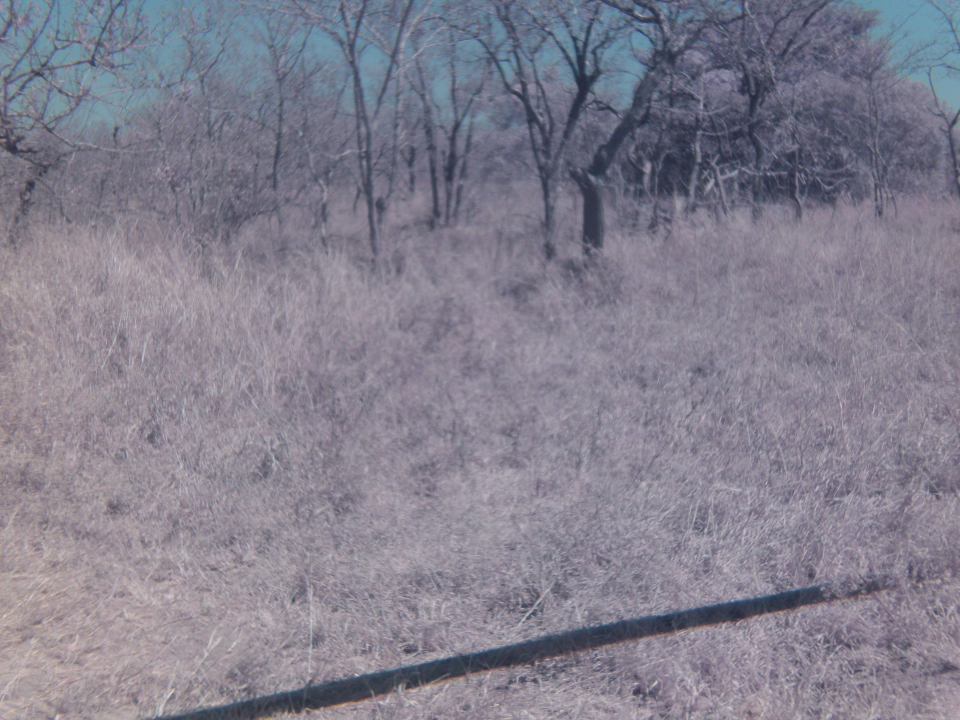
#> input picture data_test/26th/calibaration_vis_IR/26burn1/GOPR2144.JPG, 3840 x 2880 px (shown at 1/4 size); its folder holds only this picture in this run
$ python -i visible.py   (imports and definitions only)   (older library calls are emulated)
#> lines starting #> are read from the running program, lines starting #| are printed output that depends on the picture
#> further down, picture is the input picture: shape (2880, 3840, 3); mean B, G, R 142.1, 127.5, 130.8
from __future__ import print_function
from __future__ import division
from builtins import zip
from builtins import range
from builtins import object
from past.utils import old_div
import numpy as np
import matplotlib as mpl
import matplotlib.pyplot as plt
import os, sys, glob
from PIL import Image
import datetime
import pdb
import shutil
import cv2
import copy
from netCDF4 import Dataset
from skimage.segmentation import slic
from skimage import filters
from scipy import ndimage
import re
import itertools
import scipy
import importlib
import imp

#homebrewed
import camera_tools as cameraTools
import tools

################################################
# [18 lines left out: function get_img_fullReso, not called in this run]


#################################################
class loadFrame(object):

    # [111 lines left out: functions __init__, init, set_imggray, not called in this run]

    def set_feature(self,feature_params):
        self.feature  = get_feature(self,feature_params)

    def set_warp(self,input_):
        self.warp = input_

    # [6 lines left out: function return_warp, not called in this run]

    def set_homography_to_ref(self,input_):
        self.H2Ref = input_

    def set_homography_to_grid(self,input_):
        self.H2Grid = input_

    def set_pause(self,rvec,tvec):
        self.rvec = rvec
        self.tvec = tvec

    def set_plotMask(self,input1_, input2_):
        self.plotMask_withBuffer = input1_
        self.plotMask_withBuffer_ring = input2_

    def set_maskWarp(self,input_):
        self.mask_warp = input_

    # [9 lines left out: function set_correlation, not called in this run]

    def set_id_best_ref(self, input_):
        self.id_best_ref = input_

    def set_id_ref00(self, input_):
        self.id_ref00 = input_

    def set_similarity_info(self,ssim_2d,mask_ssim):
        self.ssim_2d = ssim_2d
        self.mask_ssim = mask_ssim

    # [4 lines left out: function save_feature_old_new, not called in this run]

    def save_number_ref_frames_used(self, input_):
        self.number_ref_frames_used = input_

    # [8 lines left out: function copy, not called in this run]

    def set_trange(self, trange_):
        self.trange = trange_ # which is None here

    # [9 lines left out: function create_backgrdimg, not called in this run]

    def set_bareGroundMask(self,input_):
        self.bareGroundMask_withBuffer = input_

    # [13 lines left out: function update_backgrdimg, not called in this run]

    def save_backgrdimg(self, img, mask):
        self.backgrdimg      = img
        self.mask_backgrdimg = mask


    def set_plumeMask(self, input_):
        self.plumeMask = input_


    # [356 lines left out: functions dump, loadFromFile2, loadFromFile, not called in this run]

    def set_flag_cfMode(self, input):
        self.cfMode = input

    def set_flag_inRefList(self, input):
        self.inRefList = input


    # [161 lines left out: function optimize_homography, not called in this run]


#################################################
def get_gradient(im) :
    # Calculate the x and y gradients using Sobel operator
    grad_x = cv2.Sobel(im,cv2.CV_32F,1,0,ksize=3)
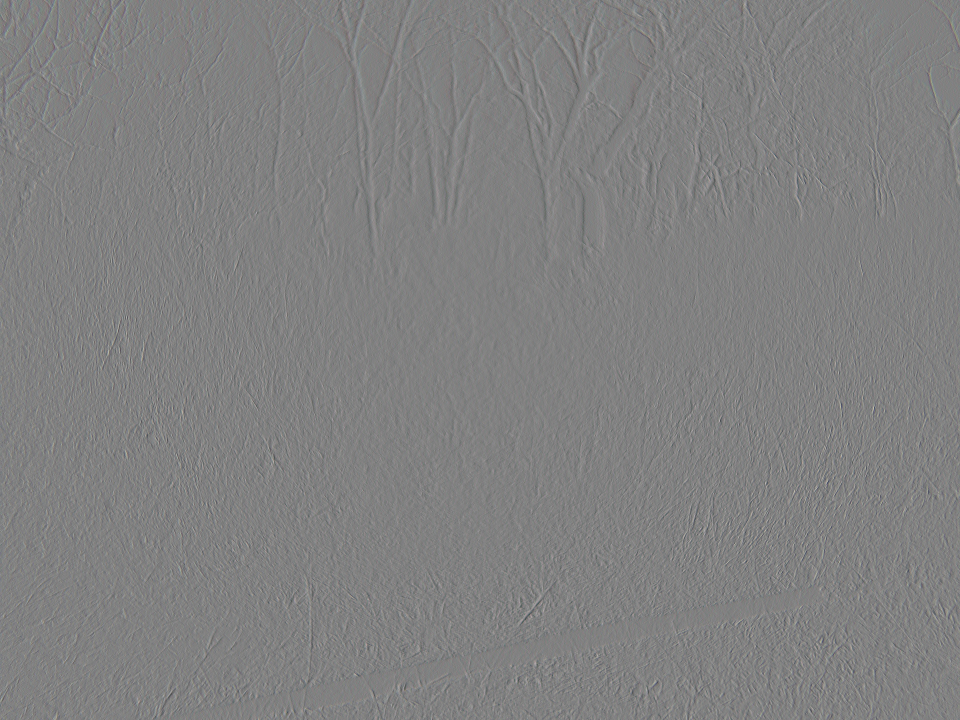
#> grad_x: shape (2880, 3840, 3) float32 (shown at 1/4 size); mean B, G, R 0, 0, 0; drawn with min black and max white
    grad_y = cv2.Sobel(im,cv2.CV_32F,0,1,ksize=3)

    # Combine the two gradients
    grad = cv2.addWeighted(np.absolute(grad_x), 0.5, np.absolute(grad_y), 0.5, 0)
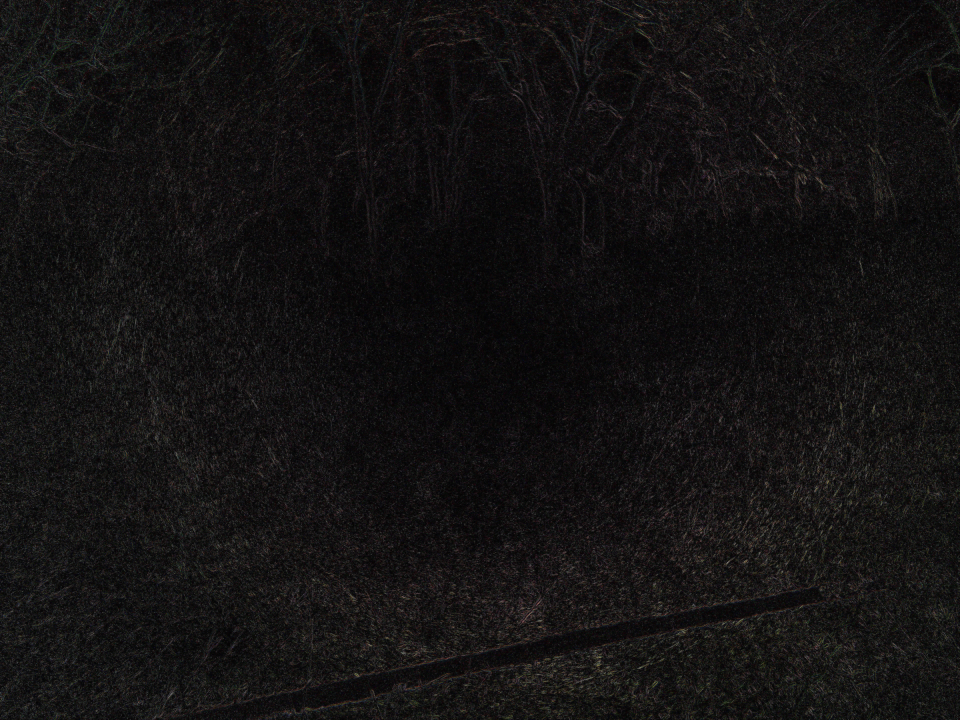
#> grad: shape (2880, 3840, 3) float32 (shown at 1/4 size); mean B, G, R 18, 18, 19.5
    return grad


#################################################
# [176 lines left out: functions load_existing_file, get_feature, get_cluster_from_segment, mask_helico_leg, build_mask, not called in this run]


#######################################################
def consecutive(data, stepsize=1):
    return np.split(data, np.where(np.diff(data) != stepsize)[0]+1)


#######################################################
# [191 lines left out: functions load_img_as_in_loadFrame, build_reference_pdf, processRawData, not called in this run]

>>> import cv2
>>> picture = cv2.imread('../data_test/26th/calibaration_vis_IR/26burn1/GOPR2144.JPG')
>>> result = get_gradient(picture)
